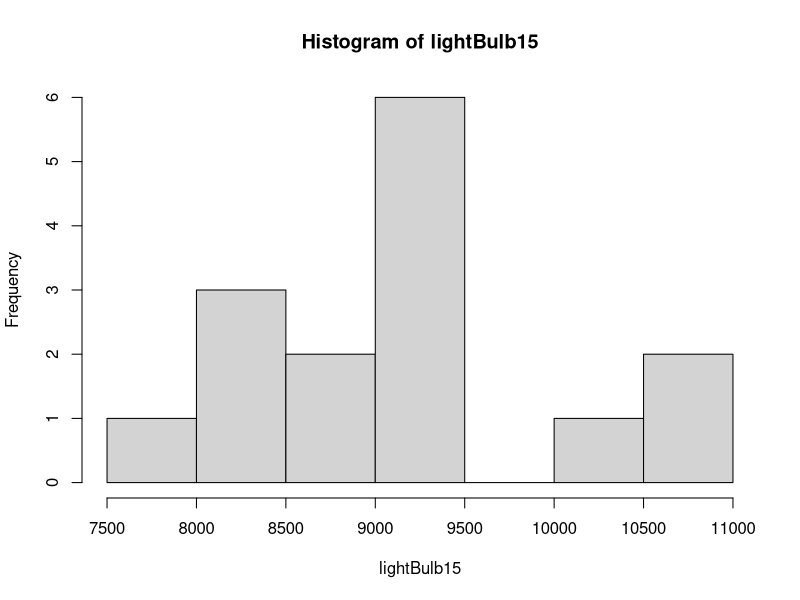
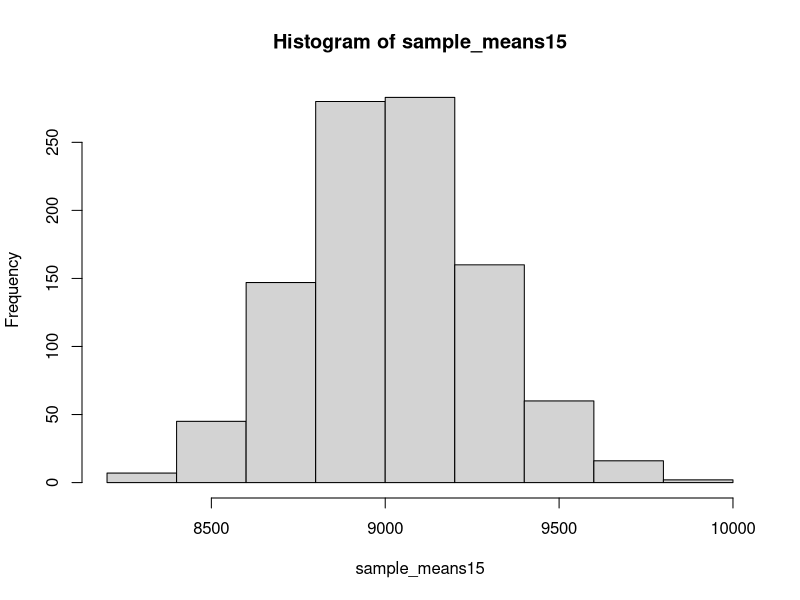
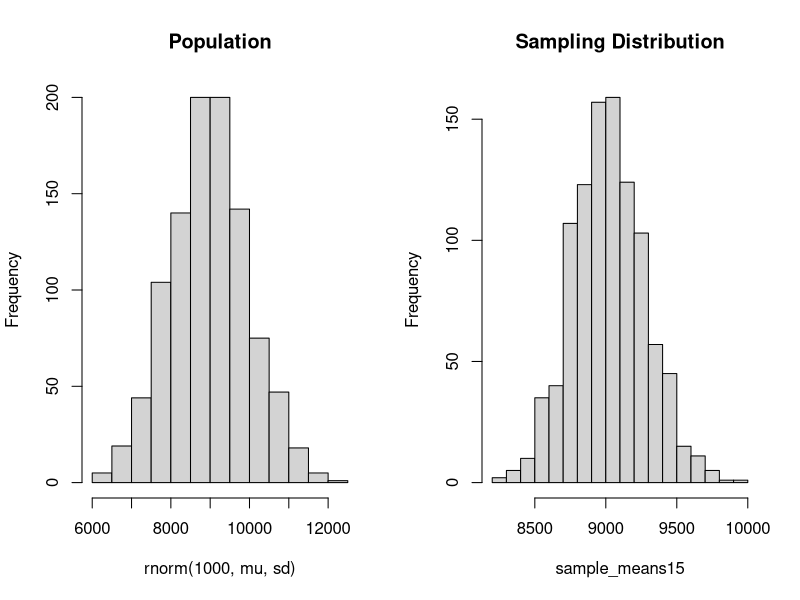

Write the R code that produced these figures, in order.
## ---- chunk 1
knitr::opts_chunk$set(echo = TRUE)
## ---- chunk 2
# (a)
mu = 9000; sd = 1000
print(paste("(4.40a) The probability of a randomly chosen light bulb that lasts more than 10500 hours is approximately ",
            round(100 * pnorm(q = 10500, mu, sd, lower.tail = F), 2), 
            "%",
            sep = ""))
## ---- chunk 3
# (b)
set.seed(123)
lightBulb15 <- rnorm(n = 15, mu, sd)
summary(lightBulb15); hist(lightBulb15)
## ---- chunk 4
# (c)
simulation <- function(var, iteration = 5000, size = 50, seed = 1234){
        if(!require(purrr)){install.packages("purrr"); require(purrr)}
        if(!require(plyr)){install.packages("plyr"); require(plyr)}
        
        set.seed(seed)
        sim <- as.vector(rep(NA, iteration))        
        sim <- map(1:iteration, function(x) sim[x] <- mean(sample(var, size)))
        sim <- sim %>% 
                plyr::ldply(., data.frame)
        sim <- as.vector(sim[,1])
}

sample_means15 <- simulation(rnorm(n = 1000, mu, sd), iteration = 1000, size = 15, seed = 123)
above10500 <- sum(sample_means15 > 10500) / 1000
hist(sample_means15)

print(paste("(4.40c) The probability that the mean lifespan of 15 randomly chosen life bulbs last more than 10500 hours is approximately ", 
            above10500, 
            ".",
            sep = ""))
## ---- chunk 5
# (d)
par(mfrow = c(1, 2))
hist(rnorm(1000, mu, sd), main = "Population", breaks = 20)
hist(sample_means15, main = "Sampling Distribution", breaks = 20)
